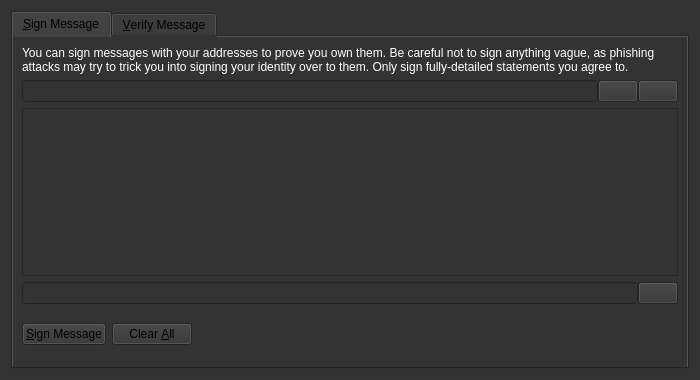
<?xml version="1.0" encoding="UTF-8"?>
<ui version="4.0">
 <class>SignVerifyMessageDialog</class>
 <widget class="QDialog" name="SignVerifyMessageDialog">
  <property name="geometry">
   <rect>
    <x>0</x>
    <y>0</y>
    <width>700</width>
    <height>380</height>
   </rect>
  </property>
  <property name="windowTitle">
   <string>Signatures - Sign / Verify a Message</string>
  </property>
  <property name="styleSheet">
   <string notr="true">background-color: rgb(51, 51, 51);</string>
  </property>
  <property name="modal">
   <bool>true</bool>
  </property>
  <layout class="QVBoxLayout" name="verticalLayout">
   <item>
    <widget class="QTabWidget" name="tabWidget">
     <property name="currentIndex">
      <number>0</number>
     </property>
     <widget class="QWidget" name="tabSignMessage">
      <attribute name="title">
       <string>&amp;Sign Message</string>
      </attribute>
      <layout class="QVBoxLayout" name="verticalLayout_SM">
       <item>
        <widget class="QLabel" name="infoLabel_SM">
         <property name="styleSheet">
          <string notr="true">color: rgb(255, 255, 255);</string>
         </property>
         <property name="text">
          <string>You can sign messages with your addresses to prove you own them. Be careful not to sign anything vague, as phishing attacks may try to trick you into signing your identity over to them. Only sign fully-detailed statements you agree to.</string>
         </property>
         <property name="textFormat">
          <enum>Qt::PlainText</enum>
         </property>
         <property name="wordWrap">
          <bool>true</bool>
         </property>
        </widget>
       </item>
       <item>
        <layout class="QHBoxLayout" name="horizontalLayout_1_SM">
         <property name="spacing">
          <number>0</number>
         </property>
         <item>
          <widget class="QValidatedLineEdit" name="addressIn_SM">
           <property name="toolTip">
            <string>The address to sign the message with (e.g. B8gZqgY4r2RoEdqYk3QsAqFckyf9pRHN6i)</string>
           </property>
           <property name="maxLength">
            <number>34</number>
           </property>
          </widget>
         </item>
         <item>
          <widget class="QPushButton" name="addressBookButton_SM">
           <property name="toolTip">
            <string>Choose an address from the address book</string>
           </property>
           <property name="text">
            <string/>
           </property>
           <property name="icon">
            <iconset resource="../bitcoin.qrc">
             <normaloff>:/icons/address-book</normaloff>:/icons/address-book</iconset>
           </property>
           <property name="shortcut">
            <string>Alt+A</string>
           </property>
           <property name="autoDefault">
            <bool>false</bool>
           </property>
          </widget>
         </item>
         <item>
          <widget class="QPushButton" name="pasteButton_SM">
           <property name="toolTip">
            <string>Paste address from clipboard</string>
           </property>
           <property name="text">
            <string/>
           </property>
           <property name="icon">
            <iconset resource="../bitcoin.qrc">
             <normaloff>:/icons/editpaste</normaloff>:/icons/editpaste</iconset>
           </property>
           <property name="shortcut">
            <string>Alt+P</string>
           </property>
           <property name="autoDefault">
            <bool>false</bool>
           </property>
          </widget>
         </item>
        </layout>
       </item>
       <item>
        <widget class="QPlainTextEdit" name="messageIn_SM">
         <property name="toolTip">
          <string>Enter the message you want to sign here</string>
         </property>
        </widget>
       </item>
       <item>
        <layout class="QHBoxLayout" name="horizontalLayout_2_SM">
         <property name="spacing">
          <number>0</number>
         </property>
         <item>
          <widget class="QLineEdit" name="signatureOut_SM">
           <property name="font">
            <font>
             <italic>true</italic>
            </font>
           </property>
           <property name="readOnly">
            <bool>true</bool>
           </property>
          </widget>
         </item>
         <item>
          <widget class="QPushButton" name="copySignatureButton_SM">
           <property name="toolTip">
            <string>Copy the current signature to the system clipboard</string>
           </property>
           <property name="text">
            <string/>
           </property>
           <property name="icon">
            <iconset resource="../bitcoin.qrc">
             <normaloff>:/icons/editcopy</normaloff>:/icons/editcopy</iconset>
           </property>
           <property name="autoDefault">
            <bool>false</bool>
           </property>
          </widget>
         </item>
        </layout>
       </item>
       <item>
        <layout class="QHBoxLayout" name="horizontalLayout_3_SM">
         <item>
          <widget class="QPushButton" name="signMessageButton_SM">
           <property name="toolTip">
            <string>Sign the message to prove you own this Mercoin address</string>
           </property>
           <property name="text">
            <string>&amp;Sign Message</string>
           </property>
           <property name="icon">
            <iconset resource="../bitcoin.qrc">
             <normaloff>:/icons/edit</normaloff>:/icons/edit</iconset>
           </property>
           <property name="autoDefault">
            <bool>false</bool>
           </property>
          </widget>
         </item>
         <item>
          <widget class="QPushButton" name="clearButton_SM">
           <property name="toolTip">
            <string>Reset all sign message fields</string>
           </property>
           <property name="text">
            <string>Clear &amp;All</string>
           </property>
           <property name="icon">
            <iconset resource="../bitcoin.qrc">
             <normaloff>:/icons/remove</normaloff>:/icons/remove</iconset>
           </property>
           <property name="autoDefault">
            <bool>false</bool>
           </property>
          </widget>
         </item>
         <item>
          <spacer name="horizontalSpacer_1_SM">
           <property name="orientation">
            <enum>Qt::Horizontal</enum>
           </property>
           <property name="sizeHint" stdset="0">
            <size>
             <width>40</width>
             <height>48</height>
            </size>
           </property>
          </spacer>
         </item>
         <item>
          <widget class="QLabel" name="statusLabel_SM">
           <property name="font">
            <font>
             <weight>75</weight>
             <bold>true</bold>
            </font>
           </property>
           <property name="text">
            <string/>
           </property>
           <property name="wordWrap">
            <bool>true</bool>
           </property>
          </widget>
         </item>
         <item>
          <spacer name="horizontalSpacer_2_SM">
           <property name="orientation">
            <enum>Qt::Horizontal</enum>
           </property>
           <property name="sizeHint" stdset="0">
            <size>
             <width>40</width>
             <height>48</height>
            </size>
           </property>
          </spacer>
         </item>
        </layout>
       </item>
      </layout>
     </widget>
     <widget class="QWidget" name="tabVerifyMessage">
      <attribute name="title">
       <string>&amp;Verify Message</string>
      </attribute>
      <layout class="QVBoxLayout" name="verticalLayout_VM">
       <item>
        <widget class="QLabel" name="infoLabel_VM">
         <property name="styleSheet">
          <string notr="true">color: rgb(255, 255, 255);</string>
         </property>
         <property name="text">
          <string>Enter the signing address, message (ensure you copy line breaks, spaces, tabs, etc. exactly) and signature below to verify the message. Be careful not to read more into the signature than what is in the signed message itself, to avoid being tricked by a man-in-the-middle attack.</string>
         </property>
         <property name="textFormat">
          <enum>Qt::PlainText</enum>
         </property>
         <property name="alignment">
          <set>Qt::AlignLeading|Qt::AlignLeft|Qt::AlignTop</set>
         </property>
         <property name="wordWrap">
          <bool>true</bool>
         </property>
        </widget>
       </item>
       <item>
        <layout class="QHBoxLayout" name="horizontalLayout_1_VM">
         <property name="spacing">
          <number>0</number>
         </property>
         <item>
          <widget class="QValidatedLineEdit" name="addressIn_VM">
           <property name="toolTip">
            <string>The address the message was signed with (e.g. B8gZqgY4r2RoEdqYk3QsAqFckyf9pRHN6i)</string>
           </property>
           <property name="maxLength">
            <number>34</number>
           </property>
          </widget>
         </item>
         <item>
          <widget class="QPushButton" name="addressBookButton_VM">
           <property name="toolTip">
            <string>Choose an address from the address book</string>
           </property>
           <property name="text">
            <string/>
           </property>
           <property name="icon">
            <iconset resource="../bitcoin.qrc">
             <normaloff>:/icons/address-book</normaloff>:/icons/address-book</iconset>
           </property>
           <property name="shortcut">
            <string>Alt+A</string>
           </property>
           <property name="autoDefault">
            <bool>false</bool>
           </property>
          </widget>
         </item>
        </layout>
       </item>
       <item>
        <widget class="QPlainTextEdit" name="messageIn_VM"/>
       </item>
       <item>
        <widget class="QValidatedLineEdit" name="signatureIn_VM"/>
       </item>
       <item>
        <layout class="QHBoxLayout" name="horizontalLayout_2_VM">
         <item>
          <widget class="QPushButton" name="verifyMessageButton_VM">
           <property name="toolTip">
            <string>Verify the message to ensure it was signed with the specified Mercoin address</string>
           </property>
           <property name="text">
            <string>&amp;Verify Message</string>
           </property>
           <property name="icon">
            <iconset resource="../bitcoin.qrc">
             <normaloff>:/icons/transaction_0</normaloff>:/icons/transaction_0</iconset>
           </property>
           <property name="autoDefault">
            <bool>false</bool>
           </property>
          </widget>
         </item>
         <item>
          <widget class="QPushButton" name="clearButton_VM">
           <property name="toolTip">
            <string>Reset all verify message fields</string>
           </property>
           <property name="text">
            <string>Clear &amp;All</string>
           </property>
           <property name="icon">
            <iconset resource="../bitcoin.qrc">
             <normaloff>:/icons/remove</normaloff>:/icons/remove</iconset>
           </property>
           <property name="autoDefault">
            <bool>false</bool>
           </property>
          </widget>
         </item>
         <item>
          <spacer name="horizontalSpacer_1_VM">
           <property name="orientation">
            <enum>Qt::Horizontal</enum>
           </property>
           <property name="sizeHint" stdset="0">
            <size>
             <width>40</width>
             <height>48</height>
            </size>
           </property>
          </spacer>
         </item>
         <item>
          <widget class="QLabel" name="statusLabel_VM">
           <property name="font">
            <font>
             <weight>75</weight>
             <bold>true</bold>
            </font>
           </property>
           <property name="text">
            <string/>
           </property>
           <property name="wordWrap">
            <bool>true</bool>
           </property>
          </widget>
         </item>
         <item>
          <spacer name="horizontalSpacer_2_VM">
           <property name="orientation">
            <enum>Qt::Horizontal</enum>
           </property>
           <property name="sizeHint" stdset="0">
            <size>
             <width>40</width>
             <height>48</height>
            </size>
           </property>
          </spacer>
         </item>
        </layout>
       </item>
      </layout>
     </widget>
    </widget>
   </item>
  </layout>
 </widget>
 <customwidgets>
  <customwidget>
   <class>QValidatedLineEdit</class>
   <extends>QLineEdit</extends>
   <header>qvalidatedlineedit.h</header>
  </customwidget>
 </customwidgets>
 <resources>
  <include location="../bitcoin.qrc"/>
 </resources>
 <connections/>
</ui>
